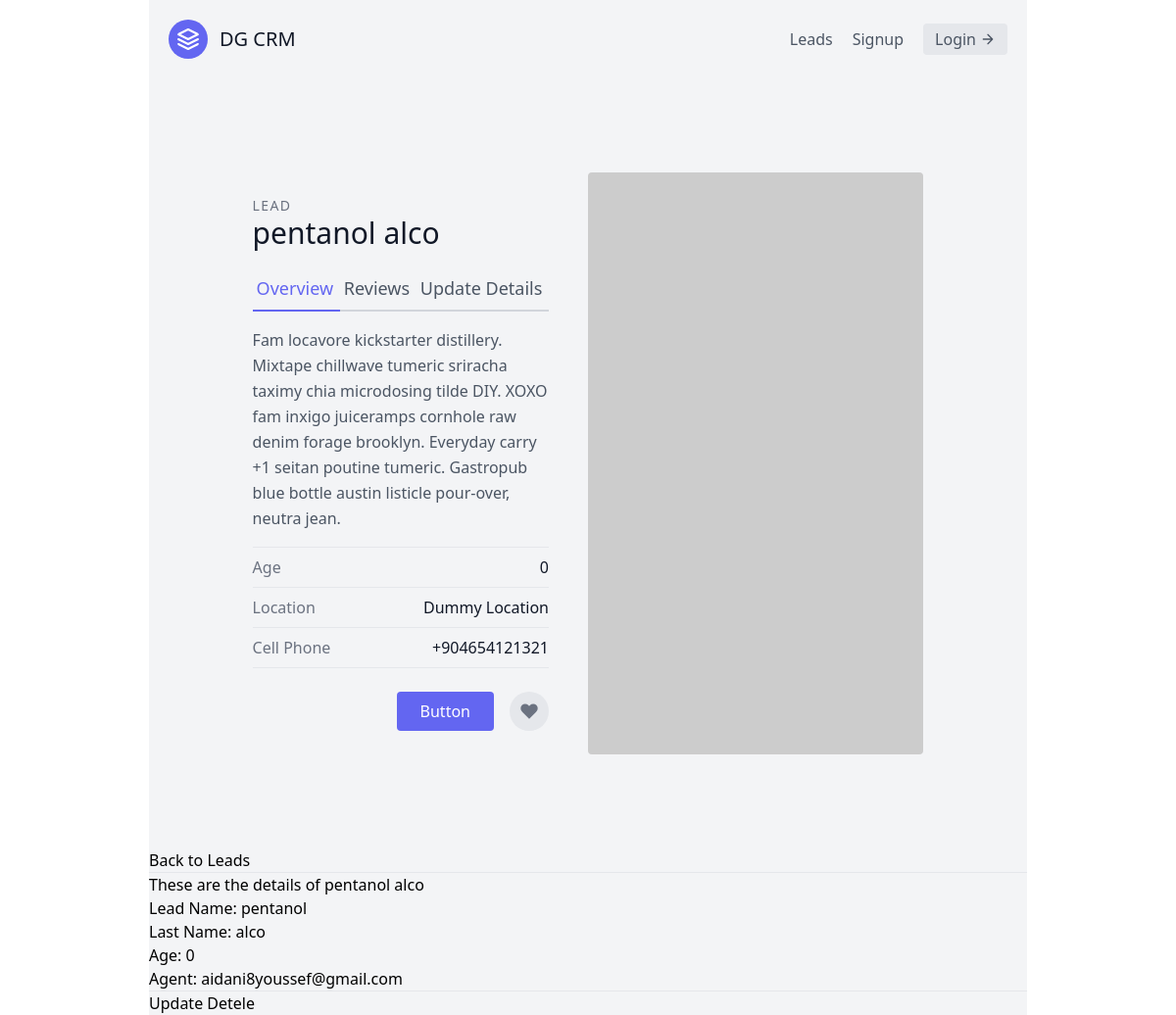
/leads/7, run on the app's committed database.
### leads/models.py (models this page shows)
class Lead(models.Model):
    SOURCE_CHOICES = (
        ('YT','Youtube'),
        ('GOOGLE','Google'),
        ('NL','NewsLetter')
    )
    first_name = models.CharField(max_length=20)
    last_name = models.CharField(max_length=20)
    age = models.IntegerField(default=0) # cant be less than 0
    phoned = models.BooleanField(default=False)
    sources = models.CharField(choices=SOURCE_CHOICES, max_length=100)
    profile_picture = models.ImageField(blank=True,null=True)
    special_files = models.FileField(blank=True,null=True)
    agent = models.ForeignKey('SalesAgents', on_delete = models.CASCADE)
    def __str__(self):
        return str(self.first_name) + ' ' + str(self.last_name)

class SalesAgents(models.Model):
    user = models.OneToOneField(User,on_delete=models.CASCADE)
    def __str__(self):
        return self.user.email

class User(AbstractUser):
    pass

### leads/views.py (the view)
# urls.py: path('<int:pk>',lead_detail,name='lead-details'),
def lead_detail(request,pk):
    lead = Lead.objects.get(id=pk)
    print(lead)
    context = {
        'lead': lead
    }
    return render(request, 'lead_detail.html', context)

### leads/templates/lead_detail.html
{% extends 'base.html' %}
{% block content %}
    <section class="text-gray-600 body-font overflow-hidden">
  <div class="container px-5 py-24 mx-auto">
    <div class="lg:w-4/5 mx-auto flex flex-wrap">
      <div class="lg:w-1/2 w-full lg:pr-10 lg:py-6 mb-6 lg:mb-0">
        <h2 class="text-sm title-font text-gray-500 tracking-widest">LEAD</h2>
        <h1 class="text-gray-900 text-3xl title-font font-medium mb-4">{{ lead.first_name }} {{ lead.last_name }}</h1>
        <div class="flex mb-4">
          <a class="flex-grow text-indigo-500 border-b-2 border-indigo-500 py-2 text-lg px-1">
              Overview
          </a>
          <a class="flex-grow border-b-2 border-gray-300 py-2 text-lg px-1">
              Reviews
          </a>
          <a href="{% url 'leads:lead-update' lead.pk %}" class="flex-grow border-b-2 border-gray-300 py-2 text-lg px-1">
              Update Details
          </a>
        </div>
        <p class="leading-relaxed mb-4">Fam locavore kickstarter distillery. Mixtape chillwave tumeric sriracha taximy chia microdosing tilde DIY. XOXO fam inxigo juiceramps cornhole raw denim forage brooklyn. Everyday carry +1 seitan poutine tumeric. Gastropub blue bottle austin listicle pour-over, neutra jean.</p>
        <div class="flex border-t border-gray-200 py-2">
          <span class="text-gray-500">Age</span>
          <span class="ml-auto text-gray-900">{{ lead.age }}</span>
        </div>
        <div class="flex border-t border-gray-200 py-2">
          <span class="text-gray-500">Location</span>
          <span class="ml-auto text-gray-900">Dummy Location</span>
        </div>
        <div class="flex border-t border-b mb-6 border-gray-200 py-2">
          <span class="text-gray-500">Cell Phone</span>
          <span class="ml-auto text-gray-900">+904654121321</span>
        </div>
        <div class="flex">
            <button class="flex ml-auto text-white bg-indigo-500 border-0 py-2 px-6 focus:outline-none hover:bg-indigo-600 rounded">Button</button>
            <button class="rounded-full w-10 h-10 bg-gray-200 p-0 border-0 inline-flex items-center justify-center text-gray-500 ml-4">
                <svg fill="currentColor" stroke-linecap="round" stroke-linejoin="round" stroke-width="2" class="w-5 h-5" viewBox="0 0 24 24">
                  <path d="M20.84 4.61a5.5 5.5 0 00-7.78 0L12 5.67l-1.06-1.06a5.5 5.5 0 00-7.78 7.78l1.06 1.06L12 21.23l7.78-7.78 1.06-1.06a5.5 5.5 0 000-7.78z"></path>
                </svg>
            </button>
        </div>
      </div>
      <img alt="ecommerce" class="lg:w-1/2 w-full lg:h-auto h-64 object-cover object-center rounded" src="https://dummyimage.com/400x400">
    </div>
  </div>
</section>
    <a href="{% url 'leads:lead-list' %}">Back to Leads</a>
    <hr>
    <h3>These are the details of {{ lead }} </h3>
    <p>Lead Name: {{ lead.first_name }}</p>
    <p>Last Name: {{ lead.last_name }}</p>
    <p>Age: {{ lead.age }}</p>
    <p>Agent: {{ lead.agent }}</p>
    <hr>
    <a href="{% url 'leads:lead-update' lead.pk %}">Update</a>
    <a href="{% url 'leads:lead-delete' lead.pk %}">Detele</a>
{% endblock content %}

### data on the page
Lead: first_name "pentanol", last_name "alco", age "0", first_name+last_name "pentanol alco", agent "aidani8youssef@gmail.com"
